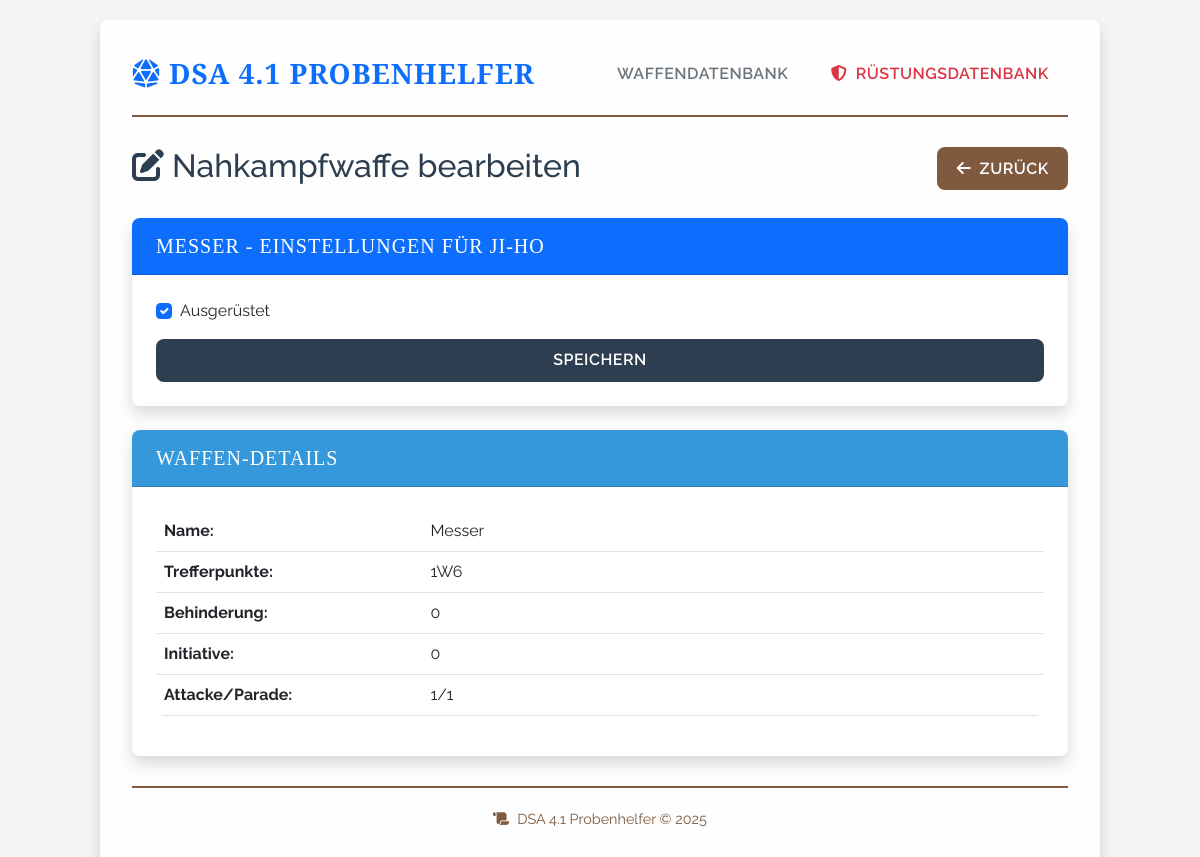
Page /character_weapon/melee/1/edit on the committed database.
### app.py (models this page shows, shortened)
class Weapon(db.Model):
    __abstract__ = True
    id = db.Column(db.Integer, primary_key=True)
    name = db.Column(db.String(100), nullable=False)

class MeleeWeapon(Weapon):
    __tablename__ = 'melee_weapon'
    be = db.Column(db.Integer, default=0)  # Behinderung
    tp = db.Column(db.String(20), nullable=False)  # z.B. "1W6+4"
    tp_kk_schwelle = db.Column(db.Integer, default=0)  # Ab welcher KK gibt es Bonus
    tp_kk_schritt = db.Column(db.Integer, default=0)  # Nach wie vielen Punkten über der Schwelle +1 TP
    ini_mod = db.Column(db.Integer, default=0)  # Initiative-Modifikator
    at_mod = db.Column(db.Integer, default=0)  # Attacke-Modifikator
    pa_mod = db.Column(db.Integer, default=0)  # Parade-Modifikator
    character_links = db.relationship('CharacterMeleeWeapon', backref='weapon', lazy=True, cascade="all, delete-orphan")

class Character(db.Model):
    id = db.Column(db.Integer, primary_key=True)
    name = db.Column(db.String(100), nullable=False)
    lp = db.Column(db.Integer, nullable=False)
    ap = db.Column(db.Integer, nullable=False)
    op = db.Column(db.Integer, nullable=False)
    chi = db.Column(db.Integer, nullable=False, default=0)  # Neue Spalte für Chi-Punkte
    rs_wert = db.Column(db.Integer, nullable=False)
    pa_basis = db.Column(db.Integer, nullable=False)
    at_basis = db.Column(db.Integer, nullable=False)
    wundschwelle = db.Column(db.Integer, nullable=False)
    damage = db.Column(db.Integer, nullable=False)
    wunden = db.Column(db.Integer, nullable=False)
    initiative = db.Column(db.Integer, nullable=False)
    mut = db.Column(db.Integer, nullable=False)
    klugheit = db.Column(db.Integer, nullable=False)
    intuition = db.Column(db.Integer, nullable=False)
    charisma = db.Column(db.Integer, nullable=False)
    fingerfertigkeit = db.Column(db.Integer, nullable=False)
    gewandtheit = db.Column(db.Integer, nullable=False)
    konstitution = db.Column(db.Integer, nullable=False)
    koerperkraft = db.Column(db.Integer, nullable=False)
    be = db.Column(db.Integer, default=0)
    talente = db.relationship('Talent', backref='character', lazy=True, cascade="all, delete-orphan")
    melee_weapon_links = db.relationship('CharacterMeleeWeapon', backref='character', lazy=True, cascade="all, delete-orphan")
    ranged_weapon_links = db.relationship('CharacterRangedWeapon', backref='character', lazy=True, cascade="all, delete-orphan")
    parry_weapon_links = db.relationship('CharacterParryWeapon', backref='character', lazy=True, cascade="all, delete-orphan")
    armor_links = db.relationship('CharacterArmor', backref='character', lazy=True, cascade="all, delete-orphan")

### app.py (the view)
@app.route('/character_weapon/melee/<int:link_id>/edit', methods=['GET', 'POST'])
def edit_character_melee_weapon(link_id):
    char_weapon = db.session.get(CharacterMeleeWeapon, link_id)
    if char_weapon is None:
        abort(404)
    weapon = db.session.get(MeleeWeapon, char_weapon.weapon_id)
    character = db.session.get(Character, char_weapon.character_id)
    form = CharacterWeaponForm(obj=char_weapon)
    if form.validate_on_submit():
        char_weapon.equipped = form.equipped.data
        db.session.commit()
        flash(f'Einstellungen für "{weapon.name}" wurden aktualisiert!', 'success')
        return redirect(url_for('character_weapons', character_id=character.id))
    return render_template('character_weapon_form.html',
                          form=form,
                          weapon=weapon,
                          character=character,
                          is_melee=True,
                          is_ranged=False,
                          is_parry=False,
                          title='Nahkampfwaffe bearbeiten')

### app.py
class CharacterWeaponForm(FlaskForm):
    munition_aktuell = IntegerField('Aktuelle Munition', validators=[NumberRange(min=0)], default=0)
    magazine_count = IntegerField('Anzahl Magazine', validators=[NumberRange(min=0)], default=0)
    equipped = BooleanField('Ausgerüstet')
    submit = SubmitField('Speichern')

### templates/character_weapon_form.html (shortened to what this page needs)
{% extends "layout.html" %}
{% block content %}
<div class="row mb-4">
  <div class="col">
    <h2><i class="fas fa-edit me-2"></i>{{ title }}</h2>
  </div>
  <div class="col text-end">
    <a href="{{ url_for('character_weapons', character_id=character.id) }}" class="btn btn-secondary">
      <i class="fas fa-arrow-left me-1"></i> Zurück
    </a>
  </div>
</div>
<div class="card mb-4">
  <div class="card-header bg-primary text-white">
    <h5 class="mb-0">{{ weapon.name }} - Einstellungen für {{ character.name }}</h5>
  </div>
  <div class="card-body">
    <form method="POST">
      <div class="form-check mb-3">
        {{ form.equipped(class="form-check-input") }}
        {{ form.equipped.label(class="form-check-label") }}
      </div>
      <div class="d-grid gap-2">
        {{ form.submit(class="btn btn-primary") }}
      </div>
    </form>
  </div>
</div>
<div class="card mb-4">
  <div class="card-header bg-info text-white">
    <h5 class="mb-0">Waffen-Details</h5>
  </div>
  <div class="card-body">
    <div class="table-responsive">
      <table class="table">
        <tbody>
          <tr>
            <th style="width: 30%">Name:</th>
            <td>{{ weapon.name }}</td>
          </tr>
          {% if is_melee %}
          <tr>
            <th>Trefferpunkte:</th>
            <td>{{ weapon.tp }}</td>
          </tr>
          <tr>
            <th>Behinderung:</th>
            <td>{{ weapon.be }}</td>
          </tr>
          <tr>
            <th>Initiative:</th>
            <td>{{ weapon.ini_mod }}</td>
          </tr>
          <tr>
            <th>Attacke/Parade:</th>
            <td>{{ weapon.at_mod }}/{{ weapon.pa_mod }}</td>
          </tr>
          {% endif %}
        </tbody>
      </table>
    </div>
  </div>
</div>
{% endblock %}

### templates/layout.html (style rules this page uses)
:root { --primary-color: #2c3e50; --secondary-color: #7f5a3f; --accent-color: #c0392b; --success-color: #27ae60; --danger-color: #c0392b; --info-color: #3498db; --dark-color: #1a1a1a; --light-color: #f8f9fa; --border-radius: 0.5rem; --card-shadow: 0 0.5rem 1rem rgba(0, 0, 0, 0.15); --transition-speed: 0.3s; }
body { font-family: 'Raleway', sans-serif; color: var(--primary-color); background-color: #f5f5f5; background-image: url('https://www.transparenttextures.com/patterns/parchment.png'); padding-top: 20px; padding-bottom: 20px; }
.btn { transition: all var(--transition-speed); border-radius: var(--border-radius); font-weight: 600; text-transform: uppercase; letter-spacing: 0.5px; padding: 0.6rem 1.2rem; border: none; }
.btn-primary { background-color: var(--primary-color); }
.btn-secondary { background-color: var(--secondary-color); }
.card { border: none; border-radius: var(--border-radius); overflow: hidden; box-shadow: var(--card-shadow); transition: all var(--transition-speed); margin-bottom: 1.5rem; }
.card-header { background-color: var(--primary-color); color: white; font-family: 'Cinzel', serif; font-weight: 700; text-transform: uppercase; letter-spacing: 1px; padding: 1rem 1.5rem; }
.card-header.bg-info { background-color: var(--info-color) !important; }
.card-body { padding: 1.5rem; }
.table { border-radius: var(--border-radius); overflow: hidden; }
.table tbody tr:nth-child(even) { background-color: rgba(0, 0, 0, 0.025); }

### rows in the picture
MeleeWeapon: name "MESSER", name "Messer", tp "1W6", be "0", ini_mod "0", at_mod "1", pa_mod "1"
Character: name "JI-HO"

### other values in the picture
{{ title }} "Nahkampfwaffe bearbeiten"
